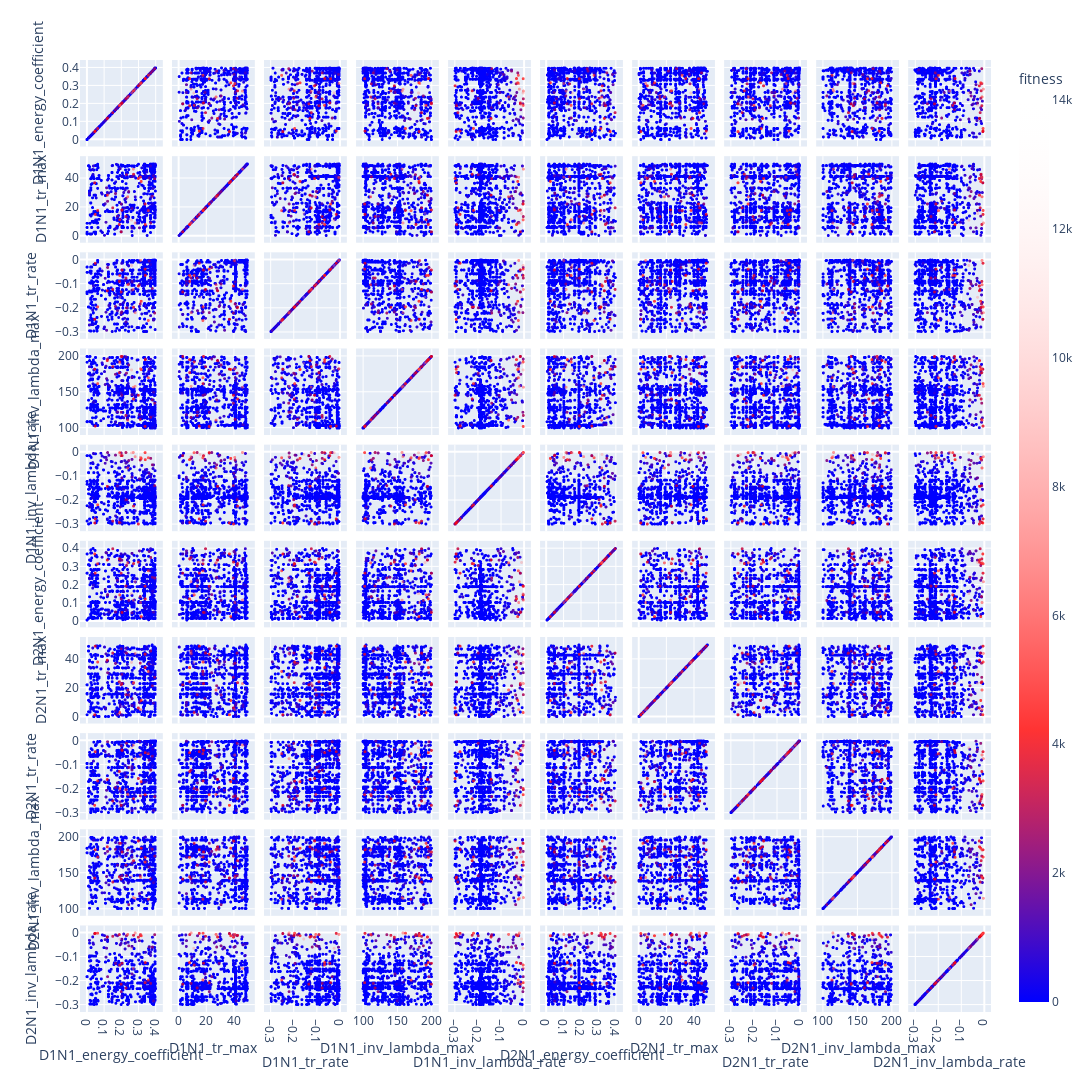

Source (notebook cell):
### Code cell
viewer.parameters_scatter_matrix(nbest=None)

### Figure 1 — Plotly figure (JSON) as saved in the notebook; plotly's stock layout.template omitted (floating-point values rounded to 4 significant figures; data arrays with more than 128 entries replaced by an {"elided": "..."} marker saying what was removed)
{"data": [{"dimensions": [{"axis": {"matches": true}, "label": "D1N1_energy_coefficient", "values": {"elided": "5915 float values"}}, {"axis": {"matches": true}, "label": "D1N1_tr_max", "values": {"elided": "5915 float values"}}, {"axis": {"matches": true}, "label": "D1N1_tr_rate", "values": {"elided": "5915 float values"}}, {"axis": {"matches": true}, "label": "D1N1_inv_lambda_max", "values": {"elided": "5915 float values"}}, {"axis": {"matches": true}, "label": "D1N1_inv_lambda_rate", "values": {"elided": "5915 float values"}}, {"axis": {"matches": true}, "label": "D2N1_energy_coefficient", "values": {"elided": "5915 float values"}}, {"axis": {"matches": true}, "label": "D2N1_tr_max", "values": {"elided": "5915 float values"}}, {"axis": {"matches": true}, "label": "D2N1_tr_rate", "values": {"elided": "5915 float values"}}, {"axis": {"matches": true}, "label": "D2N1_inv_lambda_max", "values": {"elided": "5915 float values"}}, {"axis": {"matches": true}, "label": "D2N1_inv_lambda_rate", "values": {"elided": "5915 float values"}}], "hovertemplate": "%{xaxis.title.text}=%{x}<br>%{yaxis.title.text}=%{y}<br>fitness=%{marker.color}<extra></extra>", "legendgroup": "", "marker": {"color": {"elided": "5915 float values"}, "coloraxis": "coloraxis", "size": 3, "symbol": "circle"}, "name": "", "showlegend": false, "type": "splom", "unselected": {"marker": {"opacity": 0.01}}}], "layout": {"coloraxis": {"colorbar": {"title": {"text": "fitness"}}, "colorscale": [[0, "rgba(0,0,255,1)"], [0.3, "rgba(255,0,0,0.8)"], [1, "rgba(255,255,255,0.0)"]]}, "dragmode": "select", "height": 1500, "legend": {"tracegroupgap": 0}, "margin": {"t": 60}, "width": 1500}}
